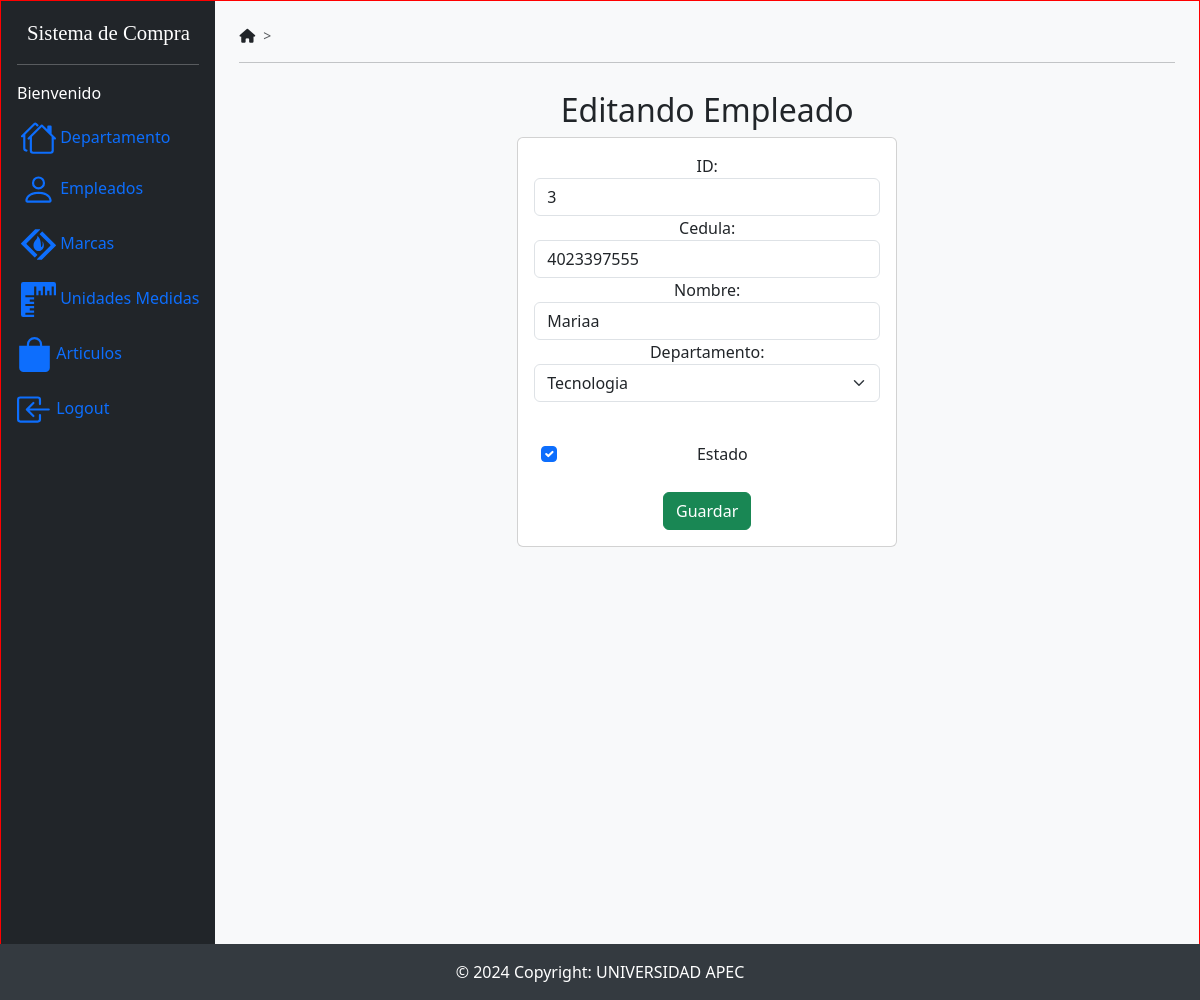
Screenshot of /edicionEmpleados/3 with the database file from the repository.
### SistemaCompraApp/models.py (models this page shows)
class Empleados(models.Model):
    idempleado = models.AutoField(db_column='IdEmpleado', primary_key=True, blank=False, null=False)  # Field name made lowercase.
    cedula = models.TextField(db_column='Cedula')  # Field name made lowercase.
    nombre = models.TextField(db_column='Nombre')  # Field name made lowercase.
    departamento = models.ForeignKey(Departamentos, models.DO_NOTHING, db_column='Departamento', blank=True, null=True)  # Field name made lowercase.
    estado = models.TextField(db_column='Estado', blank=True, null=True)  # Field name made lowercase.
    class Meta:
        managed = False
        db_table = 'Empleados'

### SistemaCompraApp/views.py (the view)
# urls.py: path('edicionEmpleados/<idempleado>', views.edicionEmpleados, name='edicionEmpleados'),
def edicionEmpleados(request, idempleado):
    empleado = Empleados.objects.get(idempleado=idempleado)
    departamento = Departamentos.objects.all()
    return render(request, 'edicionEmpleado.html', {'empleado': empleado,
                                                    'departamentos':departamento})

### SistemaCompraApp/templates/edicionEmpleado.html (shortened to what this page needs)
{% extends "./base.html" %}
{% block body %}
<div class="col-md-5">
  <h2>Editando Empleado</h2>
  <div class="card">
    <div class="card-body">
      <form
        action="/editarEmpleado/"
        method="POST"
        enctype="multipart/form-data"
      >
        <div class="form-group">
          <label for="txtEmpleadoId">ID:</label>
          <input
            type="text"
            name="txtEmpleadoId"
            value="{{empleado.idempleado }}"
            class="form-control"
            placeholder="ID"
            readonly
          />
        </div>
        <div class="form-group">
          <label for="txtEmpleadoCedula">Cedula:</label>
          <input
            type="text"
            name="txtEmpleadoCedula"
            value="{{empleado.cedula}}"
            class="form-control"
            placeholder="Cedula"
            minlength="1"
            maxlength="11"
            pattern="[0-9]+"
            title="Solo numeros; sin espacios o caracteres especiales"
            required
          />
        </div>
        <div class="form-group">
          <label for="txtEmpleadoNombre">Nombre:</label>
          <input
            type="text"
            name="txtEmpleadoNombre"
            value="{{empleado.nombre}}"
            class="form-control"
            placeholder="Nombre"
            minlength="1"
            maxlength="500"
            required
          />
        </div>
        <div class="form-group mb-3">
            <label for="txtDepartamentoId">Departamento:</label>
            <select class="form-select"
                    name="txtDepartamentoId"
                    id="txtDepartamentoId">
                {% for departamento in departamentos %}
                    <option selected value="{{ empleado.departamento.iddepartamento }}">{{ departamento.nombre }}</option>
                {% endfor %}
            </select>
        </div>
        <br />
        <div class="form-group" style="margin-left: 0.4rem">
          <div class="form-check">
            <input class="form-check-input" type="checkbox"
            name="txtEmpleadoEstado" id="txtEmpleadoEstado"
            {% if empleado.estado == "1" %}checked{% endif %}>
            <label class="form-check-label" for="gridCheck">Estado</label>
          </div>
        </div>
        <br />
        <div class="form-group">
          <button type="submit" class="btn btn-success btn-block text-white">
            Guardar
          </button>
        </div>
      </form>
    </div>
  </div>
</div>
{% endblock body %}

### SistemaCompraApp/static/css/baseDesign.css (style rules this page uses)
body { height: 1000px; border: 1px solid red; position: relative; }

### rows the page displays
Empleados: txtEmpleadoId "3", txtEmpleadoCedula "4023397555", txtEmpleadoNombre "Mariaa", Estado "☑"

### other values shown
form field txtDepartamentoId "Tecnologia"
